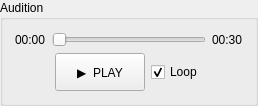
         <widget class="QGroupBox" name="transportGroup">
          <property name="title">
           <string>Audition</string>
          </property>
          <layout class="QVBoxLayout" name="transportOuterLayout">
           <item>
            <layout class="QHBoxLayout" name="timelineLayout">
             <item>
              <widget class="QLabel" name="currentTimeLabel">
               <property name="text">
                <string>00:00</string>
               </property>
              </widget>
             </item>
             <item>
              <widget class="QSlider" name="positionSlider">
               <property name="maximum">
                <number>30000</number>
               </property>
               <property name="orientation">
                <enum>Qt::Orientation::Horizontal</enum>
               </property>
              </widget>
             </item>
             <item>
              <widget class="QLabel" name="durationLabel">
               <property name="text">
                <string>00:30</string>
               </property>
              </widget>
             </item>
            </layout>
           </item>
           <item>
            <layout class="QHBoxLayout" name="transportLayout">
             <item>
              <spacer name="transportLeftSpacer">
               <property name="orientation">
                <enum>Qt::Orientation::Horizontal</enum>
               </property>
               <property name="sizeHint" stdset="0">
                <size>
                 <width>40</width>
                 <height>20</height>
                </size>
               </property>
              </spacer>
             </item>
             <item>
              <widget class="QPushButton" name="playButton">
               <property name="minimumSize">
                <size>
                 <width>90</width>
                 <height>38</height>
                </size>
               </property>
               <property name="text">
                <string>▶  PLAY</string>
               </property>
              </widget>
             </item>
             <item>
              <widget class="QCheckBox" name="loopCheckBox">
               <property name="text">
                <string>Loop</string>
               </property>
               <property name="checked">
                <bool>true</bool>
               </property>
              </widget>
             </item>
             <item>
              <spacer name="transportRightSpacer">
               <property name="orientation">
                <enum>Qt::Orientation::Horizontal</enum>
               </property>
               <property name="sizeHint" stdset="0">
                <size>
                 <width>40</width>
                 <height>20</height>
                </size>
               </property>
              </spacer>
             </item>
            </layout>
           </item>
           <property name="leftMargin">
            <number>12</number>
           </property>
           <property name="rightMargin">
            <number>12</number>
           </property>
           <property name="topMargin">
            <number>12</number>
           </property>
           <property name="bottomMargin">
            <number>12</number>
           </property>
          </layout>
         </widget>
